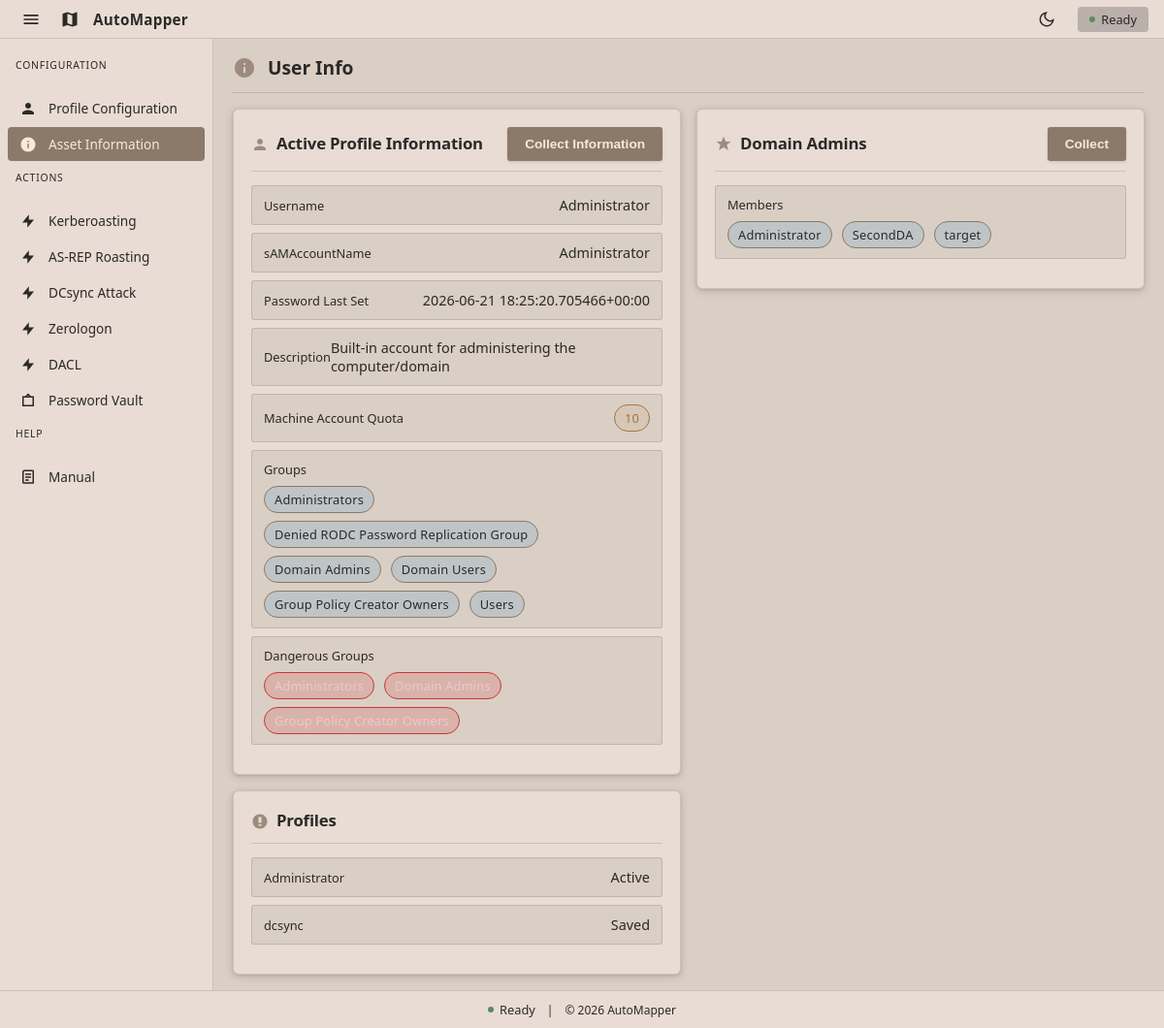
Screenshot of /user-info with the database file from the repository.
### tables this page shows
CREATE TABLE profiles (
    description text,
    name text,
    password text,
    ntlmHash text,
    domain text,
    dc_ip text,
    fqdn text
, username text, dc_fqdn text, profile_description text, ntlm_hash text);

CREATE TABLE users (
    username text,
    description text,
    groups text,
    ntlmHash text,
    kerberosHash text,
    asrepHash text,
    password text,
    lastSet timestamp
, pwdLastSet text, machineAccountQuota text);

CREATE TABLE domain_admins (
    member text,
    collected_at timestamp
);

### app/routes/main.py (the view, shortened to what this page needs)
@main_bp.route("/user-info", methods=["GET", "POST"])
def user_info():
    creds = _get_creds()
    profiles = fetch_profiles()
    active_profile = get_active_profile()
    status_message = None
    error = None
    domain_admins_message = None
    domain_admins_error = None
    loaded_user = creds.get("username") if creds else None
    user_info = fetch_user_info(loaded_user) if loaded_user else None
    dangerous_groups = []
    dangerous_group_details = {}
    if user_info and user_info.get("groups"):
        dangerous_groups = find_dangerous_groups_from_text(user_info.get("groups"))
        dangerous_group_details = {
            name: DANGEROUS_GROUP_DETAILS.get(name)
            for name in dangerous_groups
            if DANGEROUS_GROUP_DETAILS.get(name)
        }
    if user_info and user_info.get("pwdLastSet"):
        formatted = filetime_to_datetime(user_info.get("pwdLastSet"))
        if formatted:
            user_info["pwdLastSetDisplay"] = formatted
    return render_template(
        "user_info.html",
        creds=creds,
        profiles=profiles,
        active_profile=active_profile,
        status_message=status_message,
        error=error,
        domain_admins_message=domain_admins_message,
        domain_admins_error=domain_admins_error,
        user_info=user_info,
        dangerous_groups=dangerous_groups,
        dangerous_group_details=dangerous_group_details,
        domain_admins=fetch_domain_admins(),
    )

### app/db/database.py (called while the page is built)
def get_db():
    conn = sqlite3.connect(DB_PATH)
    conn.row_factory = sqlite3.Row
    return conn

def _normalize_username(value):
    if not value:
        return value
    return value.split("\\", 1)[-1]

def fetch_profiles():
    conn = get_db()
    try:
        rows = conn.execute(
            """
            SELECT name, username, password, ntlm_hash, domain, dc_ip, dc_fqdn, profile_description
            FROM profiles
            ORDER BY name
            """
        ).fetchall()
    finally:
        conn.close()
    profiles = {}
    for row in rows:
        profiles[row["name"]] = {
            "username": row["username"],
            "password": row["password"],
            "ntlm_hash": row["ntlm_hash"],
            "domain": row["domain"],
            "dc_ip": row["dc_ip"],
            "dc_fqdn": row["dc_fqdn"],
            "profile_description": row["profile_description"],
        }
    return profiles

def get_profile(name):
    conn = get_db()
    try:
        row = conn.execute(
            """
            SELECT name, username, password, ntlm_hash, domain, dc_ip, dc_fqdn, profile_description
            FROM profiles
            WHERE name = ?
            """,
            (name,),
        ).fetchone()
    finally:
        conn.close()
    if not row:
        return None
    return {
        "username": row["username"],
        "password": row["password"],
        "ntlm_hash": row["ntlm_hash"],
        "domain": row["domain"],
        "dc_ip": row["dc_ip"],
        "dc_fqdn": row["dc_fqdn"],
        "profile_description": row["profile_description"],
    }

def get_active_profile():
    conn = get_db()
    try:
        row = conn.execute(
            "SELECT value FROM app_state WHERE key = ?",
            ("active_profile",),
        ).fetchone()
    finally:
        conn.close()
    return row["value"] if row else None

def fetch_domain_admins():
    conn = get_db()
    try:
        rows = conn.execute(
            """
            SELECT member, collected_at
            FROM domain_admins
            ORDER BY member
            """,
        ).fetchall()
    finally:
        conn.close()
    members = [row["member"] for row in rows if row["member"]]
    collected_at = rows[0]["collected_at"] if rows else None
    return {
        "members": members,
        "collected_at": collected_at,
    }

### app/routes/main.py (called while the page is built)
def _get_creds():
    active_profile = get_active_profile()
    if not active_profile:
        return {}
    return get_profile(active_profile) or {}

### app/templates/user_info.html (shortened to what this page needs)
{% extends 'base.html' %}
{% block content %}
<div class="page-header">
  <svg viewBox="0 0 24 24"><path d="M12 2C6.48 2 2 6.48 2 12s4.48 10 10 10 10-4.48 10-10S17.52 2 12 2zm1 15h-2v-6h2v6zm0-8h-2V7h2v2z"/></svg>
  <h1 class="page-title">User Info</h1>
</div>
<div class="card-grid">
  <section class="card">
    <div class="card-header">
      <svg viewBox="0 0 24 24"><path d="M12 12c2.21 0 4-1.79 4-4s-1.79-4-4-4-4 1.79-4 4 1.79 4 4 4zm0 2c-2.67 0-8 1.34-8 4v2h16v-2c0-2.66-5.33-4-8-4z"/></svg>
      <h1>Active Profile Information</h1>
      {% if creds.username %}
      <form method="POST" style="margin-left: auto;">
        <button class="btn" name="action" value="collect" type="submit">
          Collect Information
        </button>
      </form>
      {% endif %}
    </div>
    {% if creds.username %}
    <div class="output">
      <div class="output-row">
        <span class="label">Username</span>
        <span class="value">{{ creds.username }}</span>
      </div>
      <div class="output-row">
        <span class="label">sAMAccountName</span>
        <span class="value">{{ user_info.sAMAccountName if user_info else 'Not available' }}</span>
      </div>
      <div class="output-row">
        <span class="label">Password Last Set</span>
        <span class="value">{{ user_info.pwdLastSetDisplay if user_info and user_info.pwdLastSetDisplay else (user_info.pwdLastSet if user_info else 'Not available') }}</span>
      </div>
      <div class="output-row">
        <span class="label">Description</span>
        <span class="value">{{ user_info.description if user_info else 'Not available' }}</span>
      </div>
      <div class="output-row">
        <span class="label">Machine Account Quota</span>
        {% if user_info and user_info.machineAccountQuota %}
        <span class="value">
          <span class="quota-pill">
            {{ user_info.machineAccountQuota }}
          </span>
        </span>
        {% else %}
        <span class="value">Not available</span>
        {% endif %}
      </div>
      <div class="output-row stacked">
        <span class="label">Groups</span>
        {% if user_info and user_info.groups %}
        <ul class="group-list">
          {% for group in user_info.groups.split(',') %}
          {% set name = group | trim %}
          {% if name %}
          <li>{{ name }}</li>
          {% endif %}
          {% endfor %}
        </ul>
        {% else %}
        <span class="value">Not available</span>
        {% endif %}
      </div>
      <div class="output-row stacked">
        <span class="label">Dangerous Groups</span>
        {% if dangerous_groups %}
        <ul class="group-list dangerous-list">
          {% for group in dangerous_groups %}
          {% set detail = dangerous_group_details.get(group) %}
          <li class="group-pill">
            {{ group }}
          </li>
          {% endfor %}
        </ul>
        {% else %}
        <span class="value">Not available</span>
        {% endif %}
      </div>
    </div>
    {% else %}
    <div class="notice">No user configured yet. Please submit credentials on the <a href="{{ url_for('main.index') }}" style="color: var(--accent-light);">User Configuration</a> page first.</div>
    {% endif %}
  </section>
  <section class="card">
    <div class="card-header">
      <svg viewBox="0 0 24 24"><path d="M12 1l3 7h7l-5.5 4.2L18.5 20 12 15.8 5.5 20l2-7.8L2 8h7z"/></svg>
      <h1>Domain Admins</h1>
      {% if creds.username %}
      <form method="POST" style="margin-left: auto;">
        <button class="btn" name="action" value="collect_domain_admins" type="submit">
          Collect
        </button>
      </form>
      {% endif %}
    </div>
    {% if creds.username %}
    {% if domain_admins and domain_admins.members %}
    <div class="output">
      <div class="output-row stacked">
        <span class="label">Members</span>
        <ul class="group-list">
          {% for member in domain_admins.members %}
          <li>{{ member }}</li>
          {% endfor %}
        </ul>
      </div>
    </div>
    {% else %}
    <div class="notice">No Domain Admins collected yet.</div>
    {% endif %}
    {% else %}
    <div class="notice">No user configured yet. Please submit credentials on the <a href="{{ url_for('main.index') }}" style="color: var(--accent-light);">User Configuration</a> page first.</div>
    {% endif %}
  </section>
  <section class="card">
    <div class="card-header">
      <svg viewBox="0 0 24 24"><path d="M12 2C6.48 2 2 6.48 2 12s4.48 10 10 10 10-4.48 10-10S17.52 2 12 2zm-2 14h4v2h-4v-2zm0-10h4v8h-4V6z"/></svg>
      <h1>Profiles</h1>
    </div>
    {% if profiles %}
    <div class="output">
      {% for profile_name in profiles.keys() %}
      <div class="output-row">
        <span class="label">{{ profile_name }}</span>
        <span class="value">{% if active_profile == profile_name %}Active{% else %}Saved{% endif %}</span>
      </div>
      {% endfor %}
    </div>
    {% else %}
    <div class="notice">No profiles saved yet. Create one in <a href="{{ url_for('main.index') }}" style="color: var(--accent-light);">User Configuration</a>.</div>
    {% endif %}
  </section>
</div>
{% endblock %}

### rows the page displays
profiles: username "Administrator", name "Administrator", shows "Active"
users: username "Administrator", pwdLastSet "2026-06-21 18:25:20.705466+00:00", description "Built-in account for administering the computer/domain", machineAccountQuota "10"
domain_admins: member "Administrator"
domain_admins: member "SecondDA"
domain_admins: member "target"
profiles: name "dcsync", shows "Saved"

### other values shown
{{ name }} "Administrators" "Denied RODC Password Replication Group" "Domain Admins" "Domain Users" "Group Policy Creator Owners" "Users"
{{ group }} "Administrators" "Domain Admins" "Group Policy Creator Owners"
